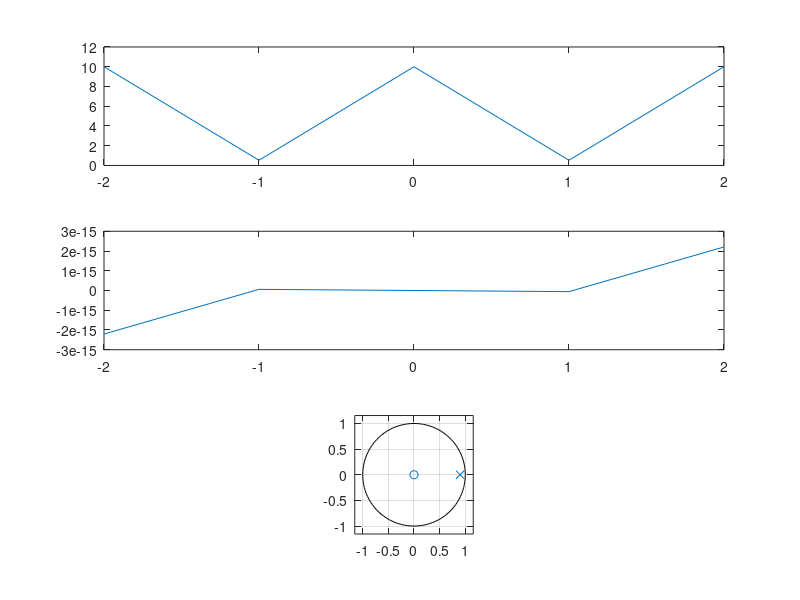

MATLAB code to generate this figure:
b=[1];
a=[1 -0.9];
w=[-2:1:2]*pi;
h=freqz(b,a,w)
magh=abs(h)
angh=angle(h)

figure
subplot(3,1,1)
plot(w/pi,magh)

subplot(3,1,2)
plot(w/pi,angh)

subplot(3,1,3)
zplane(b,a)